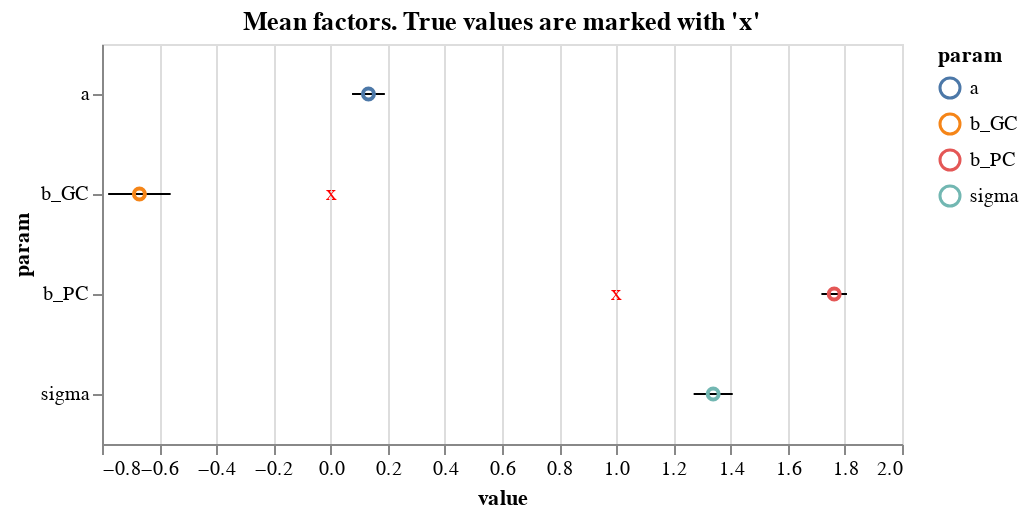

The notebook cell this image was saved under:
### Code cell
df = fit_df[["a", "b_PC", "b_GC", "sigma"]][:1200]

df = df.melt(var_name="param")

error_bars = alt.Chart(df).mark_errorbar(extent="stdev").encode(x="value", y="param")

points = (
    alt.Chart(df)
    .mark_point(filled=False)
    .encode(x=alt.X("value", aggregate="mean"), y="param", color="param")
)

text = (
    alt.Chart(pd.DataFrame({"param": ["b_GC", "b_PC"], "value": [b_GC, b_PC]}))
    .mark_text(dy=0, color="red")
    .encode(x="value", y="param", text=alt.value("x"))
)

(error_bars + points + text).properties(
    width=400, height=200, title="Mean factors. True values are marked with 'x'"
)

### Figure 1 — Vega-Lite specification as saved in the notebook (floating-point values rounded to 4 significant figures; data arrays with more than 128 entries replaced by an {"elided": "..."} marker saying what was removed)
{"$schema": "https://vega.github.io/schema/vega-lite/v5.20.1.json", "config": {"view": {"continuousHeight": 300, "continuousWidth": 300}}, "data": {"name": "data-2dfbaf23f6101d73a0a7451e1de2430e"}, "datasets": {"data-2dfbaf23f6101d73a0a7451e1de2430e": {"elided": "4800 records"}, "data-44bd98a5b6dfd5bd02b95e5a4b4ea876": [{"param": "b_GC", "value": 0}, {"param": "b_PC", "value": 1}]}, "height": 200, "layer": [{"encoding": {"x": {"field": "value", "type": "quantitative"}, "y": {"field": "param", "type": "nominal"}}, "mark": {"extent": "stdev", "type": "errorbar"}}, {"encoding": {"color": {"field": "param", "type": "nominal"}, "x": {"aggregate": "mean", "field": "value", "type": "quantitative"}, "y": {"field": "param", "type": "nominal"}}, "mark": {"filled": false, "type": "point"}}, {"data": {"name": "data-44bd98a5b6dfd5bd02b95e5a4b4ea876"}, "encoding": {"text": {"value": "x"}, "x": {"field": "value", "type": "quantitative"}, "y": {"field": "param", "type": "nominal"}}, "mark": {"color": "red", "dy": 0, "type": "text"}}], "title": "Mean factors. True values are marked with 'x'", "width": 400}
